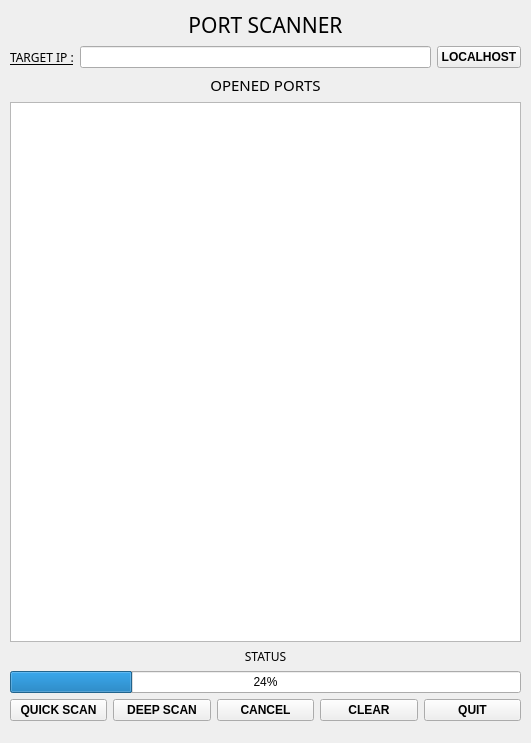
<?xml version="1.0" encoding="UTF-8"?>
<ui version="4.0">
 <class>Form</class>
 <widget class="QWidget" name="Form">
  <property name="geometry">
   <rect>
    <x>0</x>
    <y>0</y>
    <width>531</width>
    <height>743</height>
   </rect>
  </property>
  <property name="windowTitle">
   <string>PORT SCANNER</string>
  </property>
  <widget class="QWidget" name="">
   <property name="geometry">
    <rect>
     <x>10</x>
     <y>10</y>
     <width>511</width>
     <height>711</height>
    </rect>
   </property>
   <layout class="QVBoxLayout" name="verticalLayout">
    <item>
     <widget class="QLabel" name="label_title">
      <property name="font">
       <font>
        <family>Italic_IV50</family>
        <pointsize>16</pointsize>
       </font>
      </property>
      <property name="text">
       <string>PORT SCANNER</string>
      </property>
      <property name="alignment">
       <set>Qt::AlignCenter</set>
      </property>
     </widget>
    </item>
    <item>
     <layout class="QHBoxLayout" name="horizontalLayout">
      <item>
       <widget class="QLabel" name="label_2">
        <property name="font">
         <font>
          <family>Italic_IV50</family>
          <underline>true</underline>
         </font>
        </property>
        <property name="text">
         <string>TARGET IP :</string>
        </property>
       </widget>
      </item>
      <item>
       <widget class="QLineEdit" name="lineEdit_targetIp"/>
      </item>
      <item>
       <widget class="QPushButton" name="pushButton_localhost">
        <property name="font">
         <font>
          <weight>75</weight>
          <bold>true</bold>
         </font>
        </property>
        <property name="text">
         <string>LOCALHOST</string>
        </property>
       </widget>
      </item>
     </layout>
    </item>
    <item>
     <widget class="QLabel" name="label_openedPorts">
      <property name="font">
       <font>
        <family>Italic_IV50</family>
        <pointsize>11</pointsize>
       </font>
      </property>
      <property name="text">
       <string>OPENED PORTS</string>
      </property>
      <property name="alignment">
       <set>Qt::AlignCenter</set>
      </property>
     </widget>
    </item>
    <item>
     <widget class="QTextEdit" name="textEdit_ports"/>
    </item>
    <item>
     <widget class="QLabel" name="label_status">
      <property name="font">
       <font>
        <family>Italic_IV50</family>
        <pointsize>9</pointsize>
       </font>
      </property>
      <property name="text">
       <string>STATUS</string>
      </property>
      <property name="alignment">
       <set>Qt::AlignCenter</set>
      </property>
     </widget>
    </item>
    <item>
     <widget class="QProgressBar" name="progressBar">
      <property name="value">
       <number>24</number>
      </property>
     </widget>
    </item>
    <item>
     <layout class="QHBoxLayout" name="horizontalLayout_2">
      <item>
       <widget class="QPushButton" name="pushButton_quickScan">
        <property name="font">
         <font>
          <weight>75</weight>
          <bold>true</bold>
         </font>
        </property>
        <property name="text">
         <string>QUICK SCAN</string>
        </property>
       </widget>
      </item>
      <item>
       <widget class="QPushButton" name="pushButton_deepScan">
        <property name="font">
         <font>
          <weight>75</weight>
          <bold>true</bold>
         </font>
        </property>
        <property name="text">
         <string>DEEP SCAN</string>
        </property>
       </widget>
      </item>
      <item>
       <widget class="QPushButton" name="pushButton_cancel">
        <property name="font">
         <font>
          <weight>75</weight>
          <bold>true</bold>
         </font>
        </property>
        <property name="text">
         <string>CANCEL</string>
        </property>
       </widget>
      </item>
      <item>
       <widget class="QPushButton" name="pushButton_clear">
        <property name="font">
         <font>
          <weight>75</weight>
          <bold>true</bold>
         </font>
        </property>
        <property name="text">
         <string>CLEAR</string>
        </property>
       </widget>
      </item>
      <item>
       <widget class="QPushButton" name="pushButton_quit">
        <property name="font">
         <font>
          <weight>75</weight>
          <bold>true</bold>
         </font>
        </property>
        <property name="text">
         <string>QUIT</string>
        </property>
       </widget>
      </item>
     </layout>
    </item>
   </layout>
  </widget>
 </widget>
 <resources/>
 <connections/>
</ui>
